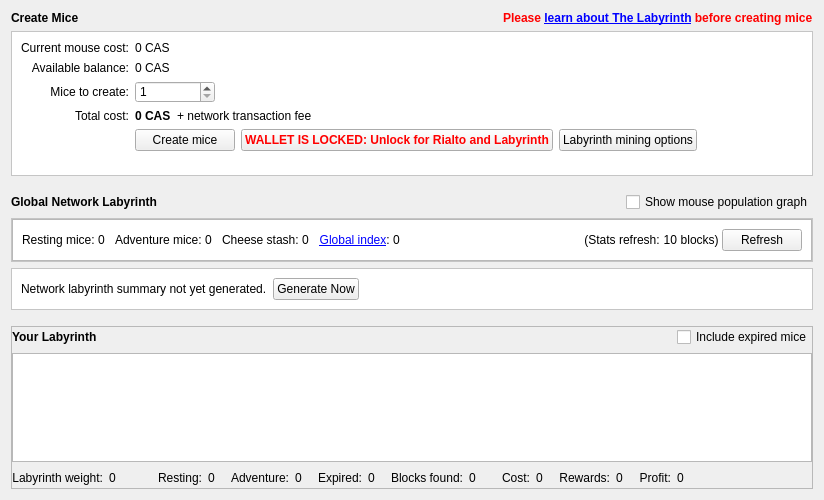
<?xml version="1.0" encoding="UTF-8"?>
<ui version="4.0">
 <class>HiveDialog</class>
 <widget class="QWidget" name="HiveDialog">
  <property name="geometry">
   <rect>
    <x>0</x>
    <y>0</y>
    <width>824</width>
    <height>500</height>
   </rect>
  </property>
  <property name="sizePolicy">
   <sizepolicy hsizetype="Preferred" vsizetype="Minimum">
    <horstretch>0</horstretch>
    <verstretch>0</verstretch>
   </sizepolicy>
  </property>
  <property name="minimumSize">
   <size>
    <width>0</width>
    <height>500</height>
   </size>
  </property>
  <property name="styleSheet">
   <string notr="true"/>
  </property>
  <layout class="QVBoxLayout" name="verticalLayout">
   <item>
    <layout class="QHBoxLayout" name="horizontalLayout_9">
     <item>
      <widget class="QLabel" name="createBeesTitleLabel">
       <property name="font">
        <font>
         
         <bold>true</bold>
        </font>
       </property>
       <property name="text">
        <string>Create Mice</string>
       </property>
      </widget>
     </item>
     <item>
      <spacer name="horizontalSpacer_9">
       <property name="orientation">
        <enum>Qt::Horizontal</enum>
       </property>
       <property name="sizeHint" stdset="0">
        <size>
         <width>13</width>
         <height>13</height>
        </size>
       </property>
      </spacer>
     </item>
     <item>
      <widget class="QLabel" name="warningLabel">
       <property name="maximumSize">
        <size>
         <width>16</width>
         <height>16</height>
        </size>
       </property>
       <property name="font">
        <font>
         <weight>50</weight>
         <bold>false</bold>
        </font>
       </property>
       <property name="text">
        <string/>
       </property>
       <property name="pixmap">
        <pixmap>:/icons/warning</pixmap>
       </property>
       <property name="scaledContents">
        <bool>true</bool>
       </property>
      </widget>
     </item>
     <item>
      <widget class="QLabel" name="warningLabel2">
       <property name="font">
        <font>
         
         <bold>true</bold>
        </font>
       </property>
       <property name="text">
        <string>&lt;span style=&quot;color:#ff0000;&quot;&gt;Please &lt;a href=&quot;https://hive.cascoin.net/guide/&quot;&gt;&lt;span style=&quot;text-decoration: underline;&quot;&gt;learn about The Labyrinth&lt;/span&gt;&lt;/a&gt; before creating mice&lt;/span&gt;</string>
       </property>
       <property name="openExternalLinks">
        <bool>true</bool>
       </property>
      </widget>
     </item>
    </layout>
   </item>
   <item>
    <widget class="QFrame" name="createBeesForm">
     <property name="sizePolicy">
      <sizepolicy hsizetype="Preferred" vsizetype="Fixed">
       <horstretch>0</horstretch>
       <verstretch>0</verstretch>
      </sizepolicy>
     </property>
     <property name="minimumSize">
      <size>
       <width>0</width>
       <height>145</height>
      </size>
     </property>
     <property name="styleSheet">
      <string notr="true">#createBeesForm{background:url(:/icons/hive_background_flash);
background-repeat:no-repeat;
background-position:bottom right;
background-color:white; color:black;}</string>
     </property>
     <property name="frameShape">
      <enum>QFrame::StyledPanel</enum>
     </property>
     <property name="frameShadow">
      <enum>QFrame::Sunken</enum>
     </property>
     <layout class="QFormLayout" name="formLayout_2">
      <property name="labelAlignment">
       <set>Qt::AlignRight|Qt::AlignTrailing|Qt::AlignVCenter</set>
      </property>
      <item row="0" column="0">
       <widget class="QLabel" name="currentBeeCostLabel_2">
        <property name="text">
         <string>Current mouse cost:</string>
        </property>
        <property name="alignment">
         <set>Qt::AlignRight|Qt::AlignTrailing|Qt::AlignVCenter</set>
        </property>
       </widget>
      </item>
      <item row="1" column="0">
       <widget class="QLabel" name="currentBeeCostLabel_21">
        <property name="text">
         <string>Available balance:</string>
        </property>
        <property name="alignment">
         <set>Qt::AlignRight|Qt::AlignTrailing|Qt::AlignVCenter</set>
        </property>
       </widget>
      </item>
      <item row="1" column="1">
       <layout class="QHBoxLayout" name="horizontalLayout_91">
        <item>
         <widget class="QLabel" name="currentBalance">
          <property name="font">
           <font>
            <weight>50</weight>
            <bold>false</bold>
           </font>
          </property>
          <property name="text">
           <string>0 CAS</string>
          </property>
         </widget>
        </item>
        <item>
         <spacer name="horizontalSpacer_91">
          <property name="orientation">
           <enum>Qt::Horizontal</enum>
          </property>
          <property name="sizeHint" stdset="0">
           <size>
            <width>0</width>
            <height>0</height>
           </size>
          </property>
         </spacer>
        </item>
       </layout>
      </item>
      <item row="2" column="0">
       <widget class="QLabel" name="beesToCreateLabel_2">
        <property name="text">
         <string>Mice to create:</string>
        </property>
        <property name="alignment">
         <set>Qt::AlignRight|Qt::AlignTrailing|Qt::AlignVCenter</set>
        </property>
       </widget>
      </item>
      <item row="2" column="1">
       <layout class="QHBoxLayout" name="horizontalLayout_8">
        <item>
         <widget class="QSpinBox" name="beeCountSpinner">
          <property name="minimumSize">
           <size>
            <width>80</width>
            <height>20</height>
           </size>
          </property>
          <property name="minimum">
           <number>1</number>
          </property>
          <property name="maximum">
           <number>9999999</number>
          </property>
         </widget>
        </item>
        <item>
         <spacer name="horizontalSpacer_8">
          <property name="orientation">
           <enum>Qt::Horizontal</enum>
          </property>
          <property name="sizeHint" stdset="0">
           <size>
            <width>0</width>
            <height>0</height>
           </size>
          </property>
         </spacer>
        </item>
       </layout>
      </item>
      <item row="3" column="0">
       <widget class="QLabel" name="totalCostLabel_3">
        <property name="text">
         <string>Total cost:</string>
        </property>
        <property name="alignment">
         <set>Qt::AlignRight|Qt::AlignTrailing|Qt::AlignVCenter</set>
        </property>
       </widget>
      </item>
      <item row="3" column="1">
       <layout class="QHBoxLayout" name="horizontalLayout_4">
        <item>
         <widget class="QLabel" name="totalCostLabel">
          <property name="font">
           <font>
            
            <bold>true</bold>
           </font>
          </property>
          <property name="text">
           <string>0 CAS</string>
          </property>
         </widget>
        </item>
        <item>
         <widget class="QLabel" name="label_9">
          <property name="text">
           <string>+ network transaction fee</string>
          </property>
         </widget>
        </item>
        <item>
         <spacer name="horizontalSpacer_10">
          <property name="orientation">
           <enum>Qt::Horizontal</enum>
          </property>
          <property name="sizeHint" stdset="0">
           <size>
            <width>0</width>
            <height>0</height>
           </size>
          </property>
         </spacer>
        </item>
       </layout>
      </item>
      <item row="4" column="1">
       <layout class="QHBoxLayout" name="horizontalLayout_3">
        <item>
         <widget class="QPushButton" name="createBeesButton">
          <property name="minimumSize">
           <size>
            <width>100</width>
            <height>0</height>
           </size>
          </property>
          <property name="toolTip">
           <string>Create mice now. You will be shown a confirmation dialogue including final transaction fees.</string>
          </property>
          <property name="text">
           <string>Create mice</string>
          </property>
          <property name="icon">
           <iconset>
            <normaloff>:/icons/bee</normaloff>:/icons/bee</iconset>
          </property>
         </widget>
        </item>
        <item>
         <widget class="QPushButton" name="releaseSwarmButton">
          <property name="minimumSize">
           <size>
            <width>100</width>
            <height>0</height>
           </size>
          </property>
          <property name="font">
           <font>
            
            <bold>true</bold>
           </font>
          </property>
          <property name="toolTip">
           <string>Click to unlock your wallet for Labyrinth mining and Rialto messaging. Note that this doesn't unlock the wallet for transactions; you must
 still fully unlock it to send funds.</string>
          </property>
          <property name="styleSheet">
           <string notr="true">color:red;</string>
          </property>
          <property name="text">
           <string>WALLET IS LOCKED: Unlock for Rialto and Labyrinth</string>
          </property>
          <property name="icon">
           <iconset>
            <normaloff>:/icons/lock_closed</normaloff>:/icons/lock_closed</iconset>
          </property>
         </widget>
        </item>
        <item>
         <widget class="QPushButton" name="showHiveOptionsButton">
          <property name="minimumSize">
           <size>
            <width>100</width>
            <height>0</height>
           </size>
          </property>
          <property name="toolTip">
           <string>Open the Options dialogue to edit Labyrinth mining settings.</string>
          </property>
          <property name="text">
           <string>Labyrinth mining options</string>
          </property>
          <property name="icon">
           <iconset>
            <normaloff>:/icons/options</normaloff>:/icons/options</iconset>
          </property>
         </widget>
        </item>
        <item>
         <spacer name="horizontalSpacer_7">
          <property name="orientation">
           <enum>Qt::Horizontal</enum>
          </property>
          <property name="sizeHint" stdset="0">
           <size>
            <width>0</width>
            <height>0</height>
           </size>
          </property>
         </spacer>
        </item>
       </layout>
      </item>
      <item row="0" column="1">
       <layout class="QHBoxLayout" name="horizontalLayout_10">
        <item>
         <widget class="QLabel" name="beeCostLabel">
          <property name="font">
           <font>
            <weight>50</weight>
            <bold>false</bold>
           </font>
          </property>
          <property name="text">
           <string>0 CAS</string>
          </property>
         </widget>
        </item>
        <item>
         <spacer name="horizontalSpacer_18">
          <property name="orientation">
           <enum>Qt::Horizontal</enum>
          </property>
          <property name="sizeHint" stdset="0">
           <size>
            <width>13</width>
            <height>13</height>
           </size>
          </property>
         </spacer>
        </item>
       </layout>
      </item>
     </layout>
    </widget>
   </item>
   <item>
    <spacer name="verticalSpacer_3">
     <property name="orientation">
      <enum>Qt::Vertical</enum>
     </property>
     <property name="sizeType">
      <enum>QSizePolicy::Fixed</enum>
     </property>
     <property name="sizeHint" stdset="0">
      <size>
       <width>20</width>
       <height>10</height>
      </size>
     </property>
    </spacer>
   </item>
   <item>
    <layout class="QHBoxLayout" name="yourHiveHeader_2">
     <item>
      <widget class="QLabel" name="globalNetworkHiveTitleLabel">
       <property name="font">
        <font>
         
         <bold>true</bold>
        </font>
       </property>
       <property name="text">
        <string>Global Network Labyrinth</string>
       </property>
      </widget>
     </item>
     <item>
      <spacer name="horizontalSpacer_20">
       <property name="orientation">
        <enum>Qt::Horizontal</enum>
       </property>
       <property name="sizeHint" stdset="0">
        <size>
         <width>0</width>
         <height>0</height>
        </size>
       </property>
      </spacer>
     </item>
     <item>
      <widget class="QCheckBox" name="showAdvancedStatsCheckbox">
       <property name="sizePolicy">
        <sizepolicy hsizetype="Fixed" vsizetype="Fixed">
         <horstretch>0</horstretch>
         <verstretch>0</verstretch>
        </sizepolicy>
       </property>
       <property name="maximumSize">
        <size>
         <width>1000</width>
         <height>16777215</height>
        </size>
       </property>
       <property name="focusPolicy">
        <enum>Qt::StrongFocus</enum>
       </property>
       <property name="toolTip">
        <string>If ticked, advanced global network labyrinth stats will be displayed</string>
       </property>
       <property name="text">
        <string>Show mouse population graph</string>
       </property>
       <property name="checked">
        <bool>false</bool>
       </property>
      </widget>
     </item>
    </layout>
   </item>
   <item>
    <widget class="QFrame" name="globalHiveSummary">
     <property name="styleSheet">
      <string notr="true">#globalHiveSummary {background-color:white; color:black;}</string>
     </property>
     <property name="frameShape">
      <enum>QFrame::StyledPanel</enum>
     </property>
     <property name="frameShadow">
      <enum>QFrame::Sunken</enum>
     </property>
     <layout class="QVBoxLayout" name="verticalLayout_2">
      <property name="spacing">
       <number>0</number>
      </property>
      <property name="leftMargin">
       <number>0</number>
      </property>
      <property name="topMargin">
       <number>0</number>
      </property>
      <property name="rightMargin">
       <number>0</number>
      </property>
      <property name="bottomMargin">
       <number>0</number>
      </property>
      <item>
       <widget class="QFrame" name="globalHiveSummaryTextRow">
        <property name="styleSheet">
         <string notr="true"/>
        </property>
        <property name="frameShape">
         <enum>QFrame::StyledPanel</enum>
        </property>
        <property name="frameShadow">
         <enum>QFrame::Raised</enum>
        </property>
        <layout class="QHBoxLayout" name="horizontalLayout">
         <property name="spacing">
          <number>0</number>
         </property>
         <item>
          <widget class="QLabel" name="label_6">
           <property name="toolTip">
            <string>The total number of resting mice across the whole network</string>
           </property>
           <property name="text">
            <string>Resting mice: </string>
           </property>
           <property name="alignment">
            <set>Qt::AlignRight|Qt::AlignTrailing|Qt::AlignVCenter</set>
           </property>
          </widget>
         </item>
         <item>
          <widget class="QLabel" name="globalImmatureLabel">
           <property name="toolTip">
            <string>The total number of resting mice across the whole network</string>
           </property>
           <property name="text">
            <string>0</string>
           </property>
          </widget>
         </item>
         <item>
          <spacer name="immatureLabelSpacer_2">
           <property name="orientation">
            <enum>Qt::Horizontal</enum>
           </property>
           <property name="sizeType">
            <enum>QSizePolicy::Fixed</enum>
           </property>
           <property name="sizeHint" stdset="0">
            <size>
             <width>10</width>
             <height>0</height>
            </size>
           </property>
          </spacer>
         </item>
         <item>
          <widget class="QLabel" name="label_12">
           <property name="toolTip">
            <string>The total number of adventure mice across the whole network</string>
           </property>
           <property name="text">
            <string>Adventure mice: </string>
           </property>
           <property name="alignment">
            <set>Qt::AlignRight|Qt::AlignTrailing|Qt::AlignVCenter</set>
           </property>
          </widget>
         </item>
         <item>
          <widget class="QLabel" name="globalMatureLabel">
           <property name="toolTip">
            <string>The total number of adventure mice across the whole network</string>
           </property>
           <property name="text">
            <string>0</string>
           </property>
          </widget>
         </item>
         <item>
          <spacer name="immatureLabelSpacer_3">
           <property name="orientation">
            <enum>Qt::Horizontal</enum>
           </property>
           <property name="sizeType">
            <enum>QSizePolicy::Fixed</enum>
           </property>
           <property name="sizeHint" stdset="0">
            <size>
             <width>10</width>
             <height>0</height>
            </size>
           </property>
          </spacer>
         </item>
         <item>
          <widget class="QLabel" name="label_11">
           <property name="toolTip">
            <string>The total block rewards available on the network over the lifespan of a single mouse</string>
           </property>
           <property name="text">
            <string>Cheese stash: </string>
           </property>
           <property name="alignment">
            <set>Qt::AlignRight|Qt::AlignTrailing|Qt::AlignVCenter</set>
           </property>
          </widget>
         </item>
         <item>
          <widget class="QLabel" name="potentialRewardsLabel">
           <property name="toolTip">
            <string>The total block rewards available on the network over the lifespan of a single mouse</string>
           </property>
           <property name="text">
            <string>0</string>
           </property>
          </widget>
         </item>
         <item>
          <spacer name="immatureLabelSpacer_5">
           <property name="orientation">
            <enum>Qt::Horizontal</enum>
           </property>
           <property name="sizeType">
            <enum>QSizePolicy::Fixed</enum>
           </property>
           <property name="sizeHint" stdset="0">
            <size>
             <width>10</width>
             <height>0</height>
            </size>
           </property>
          </spacer>
         </item>
         <item>
          <widget class="QLabel" name="label_16">
           <property name="toolTip">
            <string>The Global Index is a measure of network mouse population. At a value of 100,
 the network is saturated with the maximum number of mice that are expected
 to make back their cost. At values below 100, it is expected at all mice will be profitable.</string>
           </property>
           <property name="text">
            <string>&lt;a href=&quot;https://hive.cascoin.net/gi/&quot;&gt;&lt;span style=&quot;text-decoration: underline;&quot;&gt;Global index&lt;/span&gt;&lt;/a&gt;: </string>
           </property>
           <property name="alignment">
            <set>Qt::AlignRight|Qt::AlignTrailing|Qt::AlignVCenter</set>
           </property>
           <property name="openExternalLinks">
            <bool>true</bool>
           </property>
          </widget>
         </item>
         <item>
          <widget class="QLabel" name="beePopIndexLabel">
           <property name="toolTip">
            <string>The Global Index is a measure of network mouse population. At a value of 100,
 the network is saturated with the maximum number of mice that are expected
 to make back their cost. At values below 100, it is expected at all mice will be profitable.</string>
           </property>
           <property name="text">
            <string>0</string>
           </property>
          </widget>
         </item>
         <item>
          <spacer name="immatureLabelSpacer_6">
           <property name="orientation">
            <enum>Qt::Horizontal</enum>
           </property>
           <property name="sizeType">
            <enum>QSizePolicy::Fixed</enum>
           </property>
           <property name="sizeHint" stdset="0">
            <size>
             <width>10</width>
             <height>0</height>
            </size>
           </property>
          </spacer>
         </item>
         <item>
          <widget class="TinyPie" name="beePopIndexPie" native="true">
           <property name="sizePolicy">
            <sizepolicy hsizetype="Fixed" vsizetype="Fixed">
             <horstretch>0</horstretch>
             <verstretch>0</verstretch>
            </sizepolicy>
           </property>
           <property name="minimumSize">
            <size>
             <width>20</width>
             <height>20</height>
            </size>
           </property>
           <property name="toolTip">
            <string>The Global Index is a measure of network mouse population. At a value of 100,
 the network is saturated with the maximum number of mice that are expected
 to make back their cost. At values below 100, it is expected at all mice will be profitable.</string>
           </property>
          </widget>
         </item>
         <item>
          <spacer name="horizontalSpacer_12">
           <property name="orientation">
            <enum>Qt::Horizontal</enum>
           </property>
           <property name="sizeHint" stdset="0">
            <size>
             <width>0</width>
             <height>0</height>
            </size>
           </property>
          </spacer>
         </item>
         <item>
          <widget class="QLabel" name="label_13">
           <property name="toolTip">
            <string>Global network labyrinth stats are automatically refreshed every 10 blocks</string>
           </property>
           <property name="text">
            <string>(Stats refresh: </string>
           </property>
           <property name="alignment">
            <set>Qt::AlignRight|Qt::AlignTrailing|Qt::AlignVCenter</set>
           </property>
          </widget>
         </item>
         <item>
          <widget class="QLabel" name="blocksTillGlobalRefresh">
           <property name="text">
            <string>10</string>
           </property>
           <property name="alignment">
            <set>Qt::AlignRight|Qt::AlignTrailing|Qt::AlignVCenter</set>
           </property>
          </widget>
         </item>
         <item>
          <widget class="QLabel" name="label_15">
           <property name="toolTip">
            <string>Global network labyrinth stats are automatically refreshed every 10 blocks</string>
           </property>
           <property name="text">
            <string> blocks) </string>
           </property>
           <property name="alignment">
            <set>Qt::AlignRight|Qt::AlignTrailing|Qt::AlignVCenter</set>
           </property>
          </widget>
         </item>
         <item>
          <widget class="QPushButton" name="refreshGlobalSummaryButton">
           <property name="minimumSize">
            <size>
             <width>75</width>
             <height>0</height>
            </size>
           </property>
           <property name="toolTip">
            <string>Refresh global labyrinth stats now</string>
           </property>
           <property name="text">
            <string>Refresh</string>
           </property>
           <property name="icon">
            <iconset>
             <normaloff>:/icons/refresh</normaloff>:/icons/refresh</iconset>
           </property>
          </widget>
         </item>
        </layout>
       </widget>
      </item>
      <item>
       <widget class="QCustomPlot" name="beePopGraph" native="true">
        <property name="sizePolicy">
         <sizepolicy hsizetype="Expanding" vsizetype="Expanding">
          <horstretch>0</horstretch>
          <verstretch>0</verstretch>
         </sizepolicy>
        </property>
        <property name="minimumSize">
         <size>
          <width>0</width>
          <height>0</height>
         </size>
        </property>
       </widget>
      </item>
     </layout>
    </widget>
   </item>
   <item>
    <widget class="QFrame" name="globalHiveSummaryError">
     <property name="styleSheet">
      <string notr="true">#globalHiveSummaryError {
background-color:white; color:black;
}</string>
     </property>
     <property name="frameShape">
      <enum>QFrame::StyledPanel</enum>
     </property>
     <property name="frameShadow">
      <enum>QFrame::Sunken</enum>
     </property>
     <layout class="QHBoxLayout" name="horizontalLayout_2">
      <item>
       <widget class="QLabel" name="globalHiveSummaryErrorLabel">
        <property name="font">
         <font>
          <weight>50</weight>
          <bold>false</bold>
         </font>
        </property>
        <property name="styleSheet">
         <string notr="true"/>
        </property>
        <property name="text">
         <string>Network labyrinth summary not yet generated.</string>
        </property>
       </widget>
      </item>
      <item>
       <widget class="QPushButton" name="retryGlobalSummaryButton">
        <property name="minimumSize">
         <size>
          <width>75</width>
          <height>0</height>
         </size>
        </property>
        <property name="toolTip">
         <string>Attempt to generate global network labyrinth stats now</string>
        </property>
        <property name="text">
         <string>Generate Now</string>
        </property>
       </widget>
      </item>
      <item>
       <spacer name="horizontalSpacer_17">
        <property name="orientation">
         <enum>Qt::Horizontal</enum>
        </property>
        <property name="sizeHint" stdset="0">
         <size>
          <width>0</width>
          <height>0</height>
         </size>
        </property>
       </spacer>
      </item>
     </layout>
    </widget>
   </item>
   <item>
    <spacer name="verticalSpacer">
     <property name="orientation">
      <enum>Qt::Vertical</enum>
     </property>
     <property name="sizeType">
      <enum>QSizePolicy::Fixed</enum>
     </property>
     <property name="sizeHint" stdset="0">
      <size>
       <width>20</width>
       <height>10</height>
      </size>
     </property>
    </spacer>
   </item>
   <item>
    <widget class="QFrame" name="walletHiveStatsFrame">
     <property name="frameShape">
      <enum>QFrame::StyledPanel</enum>
     </property>
     <property name="frameShadow">
      <enum>QFrame::Raised</enum>
     </property>
     <layout class="QVBoxLayout" name="verticalLayout_4">
      <property name="leftMargin">
       <number>0</number>
      </property>
      <property name="topMargin">
       <number>0</number>
      </property>
      <property name="rightMargin">
       <number>0</number>
      </property>
      <property name="bottomMargin">
       <number>0</number>
      </property>
      <item>
       <layout class="QHBoxLayout" name="yourHiveHeader">
        <item>
         <widget class="QLabel" name="label_8">
          <property name="font">
           <font>
            
            <bold>true</bold>
           </font>
          </property>
          <property name="text">
           <string>Your Labyrinth</string>
          </property>
         </widget>
        </item>
        <item>
         <spacer name="horizontalSpacer_13">
          <property name="orientation">
           <enum>Qt::Horizontal</enum>
          </property>
          <property name="sizeHint" stdset="0">
           <size>
            <width>0</width>
            <height>0</height>
           </size>
          </property>
         </spacer>
        </item>
        <item>
         <widget class="QCheckBox" name="includeDeadBeesCheckbox">
          <property name="sizePolicy">
           <sizepolicy hsizetype="Fixed" vsizetype="Fixed">
            <horstretch>0</horstretch>
            <verstretch>0</verstretch>
           </sizepolicy>
          </property>
          <property name="maximumSize">
           <size>
            <width>1000</width>
            <height>16777215</height>
           </size>
          </property>
          <property name="focusPolicy">
           <enum>Qt::StrongFocus</enum>
          </property>
          <property name="toolTip">
           <string>If ticked, your labyrinth display and summary will include mice that have expired as well as mice that are currently living.</string>
          </property>
          <property name="text">
           <string>Include expired mice</string>
          </property>
          <property name="checked">
           <bool>false</bool>
          </property>
         </widget>
        </item>
       </layout>
      </item>
      <item>
       <widget class="QTableView" name="currentHiveView">
        <property name="minimumSize">
         <size>
          <width>0</width>
          <height>0</height>
         </size>
        </property>
        <property name="contextMenuPolicy">
         <enum>Qt::CustomContextMenu</enum>
        </property>
        <property name="tabKeyNavigation">
         <bool>false</bool>
        </property>
        <property name="sortingEnabled">
         <bool>true</bool>
        </property>
       </widget>
      </item>
      <item>
       <layout class="QHBoxLayout" name="yourHiveSummary">
        <item>
         <widget class="QLabel" name="label_14">
          <property name="toolTip">
           <string>Labyrinth weight = your mouse population / global mouse population. 
 This represents how much of the global labyrinth you control as well as
 your chance of mining any given labyrinth-mineable block.</string>
          </property>
          <property name="text">
           <string>Labyrinth weight:</string>
          </property>
          <property name="alignment">
           <set>Qt::AlignRight|Qt::AlignTrailing|Qt::AlignVCenter</set>
          </property>
         </widget>
        </item>
        <item>
         <widget class="QLabel" name="localHiveWeightLabel">
          <property name="toolTip">
           <string>Labyrinth weight = your mouse population / global mouse population. 
 This represents how much of the global labyrinth you control as well as
 your chance of mining any given labyrinth-mineable block.</string>
          </property>
          <property name="text">
           <string>0</string>
          </property>
         </widget>
        </item>
        <item>
         <widget class="TinyPie" name="hiveWeightPie" native="true">
          <property name="sizePolicy">
           <sizepolicy hsizetype="Fixed" vsizetype="Fixed">
            <horstretch>0</horstretch>
            <verstretch>0</verstretch>
           </sizepolicy>
          </property>
          <property name="minimumSize">
           <size>
            <width>20</width>
            <height>20</height>
           </size>
          </property>
          <property name="toolTip">
           <string>Labyrinth weight = your mouse population / global mouse population. 
 This represents how much of the global labyrinth you control as well as
 your chance of mining any given labyrinth-mineable block.</string>
          </property>
         </widget>
        </item>
        <item>
         <spacer name="immatureLabelSpacer_4">
          <property name="orientation">
           <enum>Qt::Horizontal</enum>
          </property>
          <property name="sizeType">
           <enum>QSizePolicy::Fixed</enum>
          </property>
          <property name="sizeHint" stdset="0">
           <size>
            <width>10</width>
            <height>0</height>
           </size>
          </property>
         </spacer>
        </item>
        <item>
         <widget class="QLabel" name="label">
          <property name="toolTip">
           <string>Current number of resting mice in your labyrinth</string>
          </property>
          <property name="text">
           <string>Resting:</string>
          </property>
          <property name="alignment">
           <set>Qt::AlignRight|Qt::AlignTrailing|Qt::AlignVCenter</set>
          </property>
         </widget>
        </item>
        <item>
         <widget class="QLabel" name="immatureLabel">
          <property name="toolTip">
           <string>Current number of resting mice in your labyrinth</string>
          </property>
          <property name="text">
           <string>0</string>
          </property>
         </widget>
        </item>
        <item>
         <spacer name="immatureLabelSpacer">
          <property name="orientation">
           <enum>Qt::Horizontal</enum>
          </property>
          <property name="sizeType">
           <enum>QSizePolicy::Fixed</enum>
          </property>
          <property name="sizeHint" stdset="0">
           <size>
            <width>10</width>
            <height>0</height>
           </size>
          </property>
         </spacer>
        </item>
        <item>
         <widget class="QLabel" name="label_3">
          <property name="toolTip">
           <string>Current number of adventure mice in your labyrinth</string>
          </property>
          <property name="text">
           <string>Adventure:</string>
          </property>
          <property name="alignment">
           <set>Qt::AlignRight|Qt::AlignTrailing|Qt::AlignVCenter</set>
          </property>
         </widget>
        </item>
        <item>
         <widget class="QLabel" name="matureLabel">
          <property name="toolTip">
           <string>Current number of adventure mice in your labyrinth</string>
          </property>
          <property name="text">
           <string>0</string>
          </property>
         </widget>
        </item>
        <item>
         <spacer name="horizontalSpacer_16">
          <property name="orientation">
           <enum>Qt::Horizontal</enum>
          </property>
          <property name="sizeType">
           <enum>QSizePolicy::Fixed</enum>
          </property>
          <property name="sizeHint" stdset="0">
           <size>
            <width>10</width>
            <height>0</height>
           </size>
          </property>
         </spacer>
        </item>
        <item>
         <widget class="QLabel" name="deadTitleLabel">
          <property name="toolTip">
           <string>Current number of expired mice in your labyrinth</string>
          </property>
          <property name="text">
           <string>Expired:</string>
          </property>
          <property name="alignment">
           <set>Qt::AlignRight|Qt::AlignTrailing|Qt::AlignVCenter</set>
          </property>
         </widget>
        </item>
        <item>
         <widget class="QLabel" name="deadLabel">
          <property name="toolTip">
           <string>Current number of expired mice in your labyrinth</string>
          </property>
          <property name="text">
           <string>0</string>
          </property>
         </widget>
        </item>
        <item>
         <spacer name="horizontalSpacer_15">
          <property name="orientation">
           <enum>Qt::Horizontal</enum>
          </property>
          <property name="sizeType">
           <enum>QSizePolicy::Fixed</enum>
          </property>
          <property name="sizeHint" stdset="0">
           <size>
            <width>10</width>
            <height>0</height>
           </size>
          </property>
         </spacer>
        </item>
        <item>
         <widget class="QLabel" name="label_4">
          <property name="toolTip">
           <string>The number of blocks mined by your mice</string>
          </property>
          <property name="text">
           <string>Blocks found:</string>
          </property>
          <property name="alignment">
           <set>Qt::AlignRight|Qt::AlignTrailing|Qt::AlignVCenter</set>
          </property>
         </widget>
        </item>
        <item>
         <widget class="QLabel" name="blocksFoundLabel">
          <property name="toolTip">
           <string>The number of blocks mined by your mice</string>
          </property>
          <property name="text">
           <string>0</string>
          </property>
         </widget>
        </item>
        <item>
         <spacer name="deadLabelSpacer">
          <property name="orientation">
           <enum>Qt::Horizontal</enum>
          </property>
          <property name="sizeType">
           <enum>QSizePolicy::Fixed</enum>
          </property>
          <property name="sizeHint" stdset="0">
           <size>
            <width>20</width>
            <height>0</height>
           </size>
          </property>
         </spacer>
        </item>
        <item>
         <widget class="QLabel" name="label_10">
          <property name="toolTip">
           <string>Total mouse cost of your labyrinth</string>
          </property>
          <property name="text">
           <string>Cost:</string>
          </property>
          <property name="alignment">
           <set>Qt::AlignRight|Qt::AlignTrailing|Qt::AlignVCenter</set>
          </property>
         </widget>
        </item>
        <item>
         <widget class="QLabel" name="costLabel">
          <property name="toolTip">
           <string>Total mouse cost of your labyrinth</string>
          </property>
          <property name="text">
           <string>0</string>
          </property>
         </widget>
        </item>
        <item>
         <spacer name="horizontalSpacer_14">
          <property name="orientation">
           <enum>Qt::Horizontal</enum>
          </property>
          <property name="sizeType">
           <enum>QSizePolicy::Fixed</enum>
          </property>
          <property name="sizeHint" stdset="0">
           <size>
            <width>10</width>
            <height>0</height>
           </size>
          </property>
         </spacer>
        </item>
        <item>
         <widget class="QLabel" name="label_5">
          <property name="toolTip">
           <string>Total block rewards earned by your mice</string>
          </property>
          <property name="text">
           <string>Rewards:</string>
          </property>
          <property name="alignment">
           <set>Qt::AlignRight|Qt::AlignTrailing|Qt::AlignVCenter</set>
          </property>
         </widget>
        </item>
        <item>
         <widget class="QLabel" name="rewardsPaidLabel">
          <property name="toolTip">
           <string>Total block rewards earned by your mice</string>
          </property>
          <property name="text">
           <string>0</string>
          </property>
         </widget>
        </item>
        <item>
         <spacer name="horizontalSpacer_19">
          <property name="orientation">
           <enum>Qt::Horizontal</enum>
          </property>
          <property name="sizeType">
           <enum>QSizePolicy::Fixed</enum>
          </property>
          <property name="sizeHint" stdset="0">
           <size>
            <width>10</width>
            <height>0</height>
           </size>
          </property>
         </spacer>
        </item>
        <item>
         <widget class="QLabel" name="label_7">
          <property name="toolTip">
           <string>Total profit made by your mice</string>
          </property>
          <property name="text">
           <string>Profit:</string>
          </property>
          <property name="alignment">
           <set>Qt::AlignRight|Qt::AlignTrailing|Qt::AlignVCenter</set>
          </property>
         </widget>
        </item>
        <item>
         <widget class="QLabel" name="profitLabel">
          <property name="toolTip">
           <string>Total profit made by your mice</string>
          </property>
          <property name="text">
           <string>0</string>
          </property>
         </widget>
        </item>
        <item>
         <spacer name="horizontalSpacer_11">
          <property name="orientation">
           <enum>Qt::Horizontal</enum>
          </property>
          <property name="sizeHint" stdset="0">
           <size>
            <width>0</width>
            <height>0</height>
           </size>
          </property>
         </spacer>
        </item>
       </layout>
      </item>
     </layout>
    </widget>
   </item>
  </layout>
 </widget>
 <customwidgets>
  <customwidget>
   <class>TinyPie</class>
   <extends>QWidget</extends>
   <header>qt/tinypie.h</header>
   <container>1</container>
  </customwidget>
  <customwidget>
   <class>QCustomPlot</class>
   <extends>QWidget</extends>
   <header>qt/qcustomplot.h</header>
   <container>1</container>
  </customwidget>
 </customwidgets>
 <resources>
  <include location="../../../../../../wsl$/Ubuntu-20.04/home/fell/cascoin/src/qt/bitcoin.qrc"/>
 </resources>
 <connections/>
</ui>
